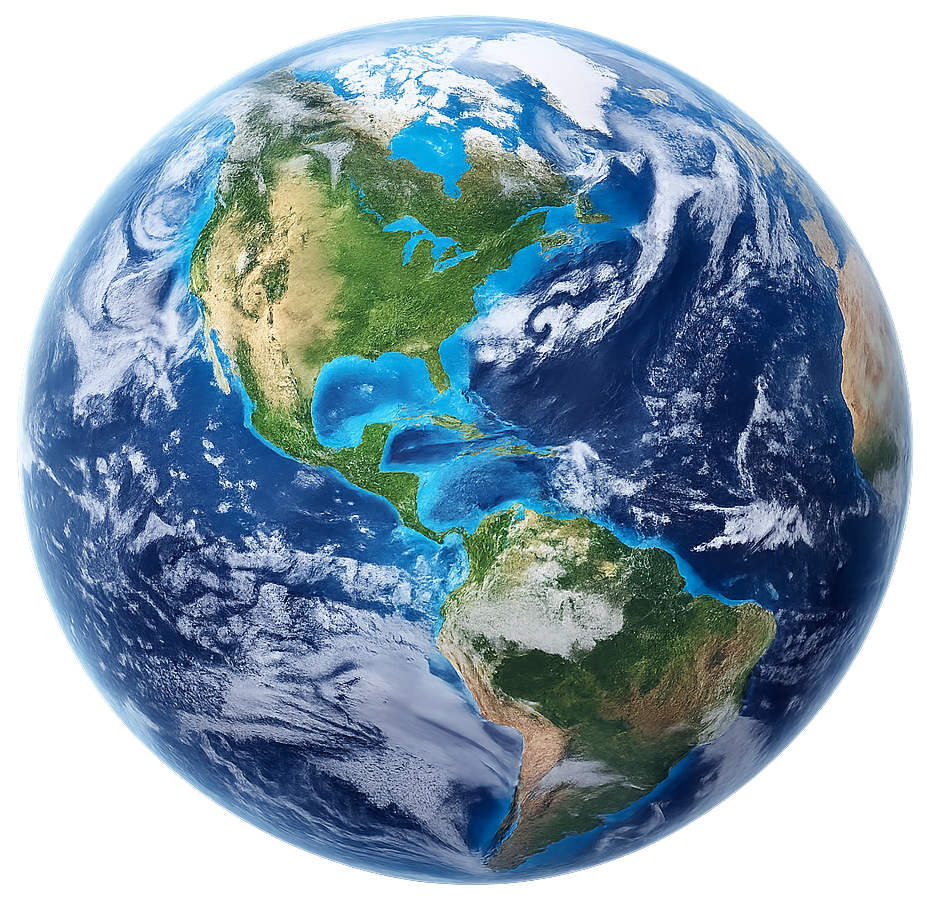
#> input picture Earth.png, 927 x 902 px
$ python drag_simulation.py
#> lines starting #> are read from the running program, lines starting #| are printed output that depends on the picture
import numpy as np
import matplotlib.pyplot as plt
from matplotlib.offsetbox import OffsetImage, AnnotationBbox

mu = 1.0
D_drag = 0.02
r0 = np.array([1.0, 0.0])
v0 = np.array([0.0, 1.0])
y0 = np.concatenate((r0, v0))

t0 = 0.0
T = 40.0
dt = 1e-3


# ODE system with gravity + constant-magnitude drag
def rhs(t, y):
    x, y_pos, vx, vy = y

    r_vec = np.array([x, y_pos])
    v_vec = np.array([vx, vy])

    r = np.linalg.norm(r_vec)
    v = np.linalg.norm(v_vec)

    if r == 0.0:
        a_grav = np.zeros(2)
    else:
        a_grav = -mu * r_vec / r**3

    if v == 0.0:
        a_drag = np.zeros(2)
    else:
        v_hat = v_vec / v
        a_drag = -D_drag * v_hat

    a_total = a_grav + a_drag

    return np.array([vx, vy, a_total[0], a_total[1]])


# RK4 integrator
def rk4_step(f, t, y, h):
    k1 = f(t, y)
    k2 = f(t + 0.5*h, y + 0.5*h*k1)
    k3 = f(t + 0.5*h, y + 0.5*h*k2)
    k4 = f(t + h,     y + h*k3)
    return y + (h/6.0)*(k1 + 2*k2 + 2*k3 + k4)


def integrate_orbit(f, y0, t0, T, dt):
#> called with y0 = array of shape (4,), t0 = 0, T = 40, dt = 0.001
    N = int(np.round((T - t0) / dt)) + 1
    t_vals = np.linspace(t0, T, N)
    y_vals = np.zeros((N, 4))
    y_vals[0] = y0

    for n in range(N - 1):
        y_vals[n+1] = rk4_step(f, t_vals[n], y_vals[n], dt)

    return t_vals, y_vals


# Energies and angular momentum

def compute_energy_and_angular_momentum(y_vals):
    x = y_vals[:, 0]
    y = y_vals[:, 1]
    vx = y_vals[:, 2]
    vy = y_vals[:, 3]

    r = np.sqrt(x**2 + y**2)
    v2 = vx**2 + vy**2

    E = 0.5 * v2 - mu / r

    Lz = x * vy - y * vx

    return E, Lz


# Plotting utilities
def add_image(ax, img_path, xy, zoom=0.15):
#> called with img_path = 'Earth.png', xy = (0, 0), zoom = 0.15
    try:
        img = plt.imread(img_path)
#> img is the input picture: shape (902, 927, 4) float32; mean R, G, B, A 0.268, 0.352, 0.413, 0.728
    except FileNotFoundError:
        return None

    imagebox = OffsetImage(img, zoom=zoom)
    ab = AnnotationBbox(imagebox, xy, frameon=False)
    ax.add_artist(ab)
    return ab


def plot_orbit_with_images(t_vals, y_vals):
    x = y_vals[:, 0]
    y = y_vals[:, 1]

    fig, ax = plt.subplots(figsize=(6, 6))
    ax.plot(x, y, linestyle='-', linewidth=1.0, label='Orbit with drag')

    earth_added = add_image(ax, 'Earth.png', (0.0, 0.0), zoom=0.15)
    if earth_added is None:
        ax.scatter(0.0, 0.0, s=200, label='Earth')

    x_sat, y_sat = x[-1], y[-1]
    sat_added = add_image(ax, 'Sat.png', (x_sat, y_sat), zoom=0.05)
#> call 2 of add_image, with img_path = 'Sat.png', xy = (0.217, -0.199), zoom = 0.05
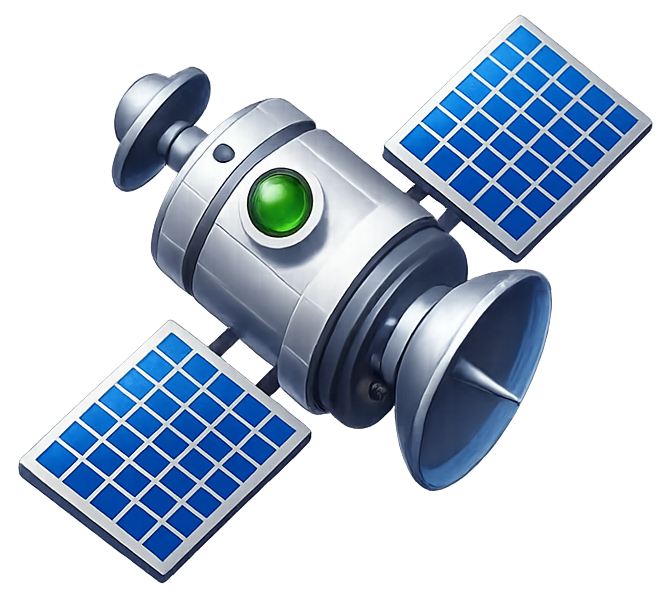
#> input picture Sat.png, 672 x 595 px
#> in add_image, img is the input picture: shape (595, 672, 4) float32; mean R, G, B, A 0.17, 0.217, 0.273, 0.429
    if sat_added is None:
        ax.scatter(x_sat, y_sat, s=50, label='Satellite (final)')

    ax.set_xlabel('x')
    ax.set_ylabel('y')
    ax.set_aspect('equal', 'box')
    ax.set_title('Orbital Trajectory with Constant Drag')
    ax.grid(True)
    ax.legend()
    plt.tight_layout()


def plot_energy_and_ang_momentum(t_vals, E, Lz):
    E0 = E[0]
    L0 = Lz[0]
    dE = E - E0
    dL = Lz - L0

    fig, axs = plt.subplots(2, 1, figsize=(7, 6), sharex=True)

    axs[0].plot(t_vals, dE)
    axs[0].set_ylabel(r'$\Delta E(t) = E(t) - E(0)$')
    axs[0].set_title('Change in Energy')
    axs[0].grid(True)

    axs[1].plot(t_vals, dL)
    axs[1].set_xlabel('t')
    axs[1].set_ylabel(r'$\Delta L_z(t) = L_z(t) - L_z(0)$')
    axs[1].set_title('Change in Angular Momentum')
    axs[1].grid(True)

    plt.tight_layout()


# Main driver
def main():
    t_vals, y_vals = integrate_orbit(rhs, y0, t0, T, dt)

    E, Lz = compute_energy_and_angular_momentum(y_vals)

    plot_orbit_with_images(t_vals, y_vals)
    plot_energy_and_ang_momentum(t_vals, E, Lz)

    plt.show()
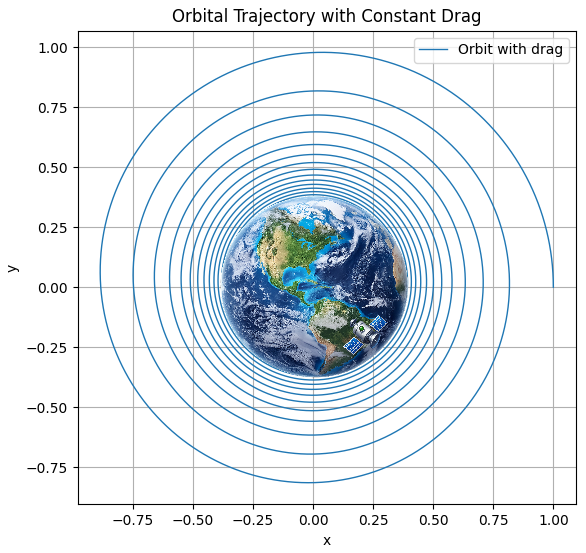
#> figure drawn by matplotlib, 1 panel
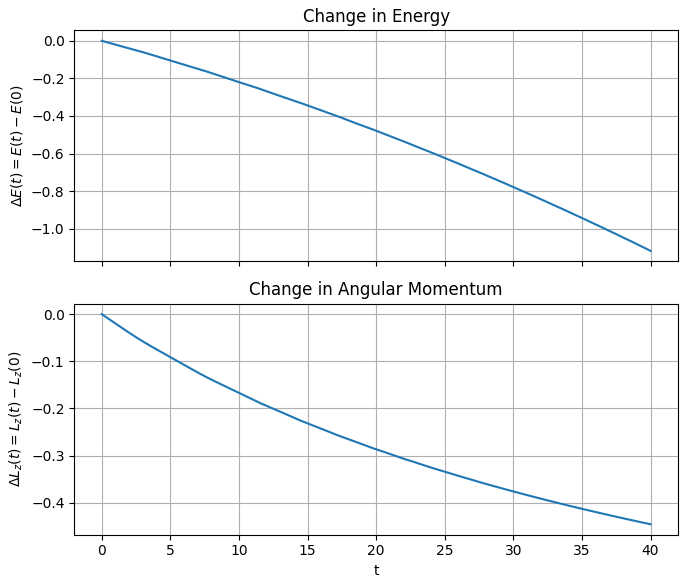
#> figure drawn by matplotlib, 2 panels; panel 2: curve peaks at x = 0, y = 0


if __name__ == "__main__":
    main()
